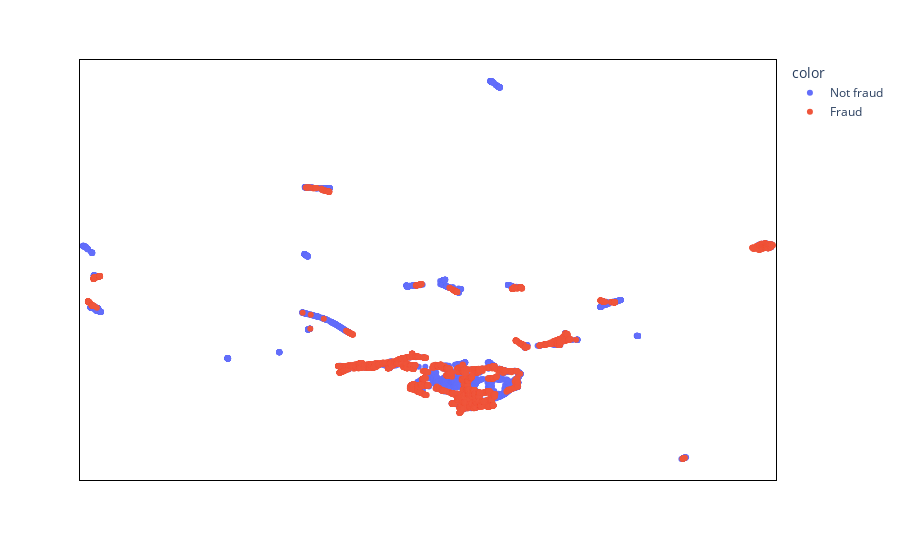

Notebook cell for this chart:
### Code cell
fig = plotFigure(pca_umap, y_pca.replace([1, 0],['Fraud', 'Not fraud']))
print('Uniform Manifold Approximation and Projection (UMAP)')
fig.show()

### Figure 1 — Plotly figure (JSON) as saved in the notebook; plotly's stock layout.template omitted (floating-point values rounded to 4 significant figures; data arrays with more than 128 entries replaced by an {"elided": "..."} marker saying what was removed)
{"data": [{"alignmentgroup": "True", "boxpoints": "all", "customdata": {"elided": "4891x2 float values"}, "fillcolor": "rgba(255,255,255,0)", "hoveron": "points", "hovertemplate": "<b>%{hovertext}</b><br><br>color=Not fraud<extra></extra>", "hovertext": {"elided": "4891 str values"}, "legendgroup": "Not fraud", "line": {"color": "rgba(255,255,255,0)"}, "marker": {"color": "#636efa"}, "name": "Not fraud", "offsetgroup": "Not fraud", "orientation": "v", "pointpos": 0, "showlegend": true, "type": "box", "x": {"elided": "4891 float values"}, "x0": " ", "xaxis": "x", "y": {"elided": "4891 float values"}, "y0": " ", "yaxis": "y"}, {"alignmentgroup": "True", "boxpoints": "all", "customdata": {"elided": "4891x2 float values"}, "fillcolor": "rgba(255,255,255,0)", "hoveron": "points", "hovertemplate": "<b>%{hovertext}</b><br><br>color=Fraud<extra></extra>", "hovertext": {"elided": "4891 str values"}, "legendgroup": "Fraud", "line": {"color": "rgba(255,255,255,0)"}, "marker": {"color": "#EF553B"}, "name": "Fraud", "offsetgroup": "Fraud", "orientation": "v", "pointpos": 0, "showlegend": true, "type": "box", "x": {"elided": "4891 float values"}, "x0": " ", "xaxis": "x", "y": {"elided": "4891 float values"}, "y0": " ", "yaxis": "y"}], "layout": {"boxmode": "group", "legend": {"title": {"text": "color"}, "tracegroupgap": 0}, "margin": {"t": 60}, "plot_bgcolor": "rgba(0, 0, 0, 0)", "xaxis": {"anchor": "y", "color": "white", "domain": [0, 1], "linecolor": "black", "linewidth": 1, "mirror": true, "showline": true, "showticklabels": false, "title": {"text": "x"}}, "yaxis": {"anchor": "x", "color": "white", "domain": [0, 1], "linecolor": "black", "linewidth": 1, "mirror": true, "showline": true, "showticklabels": false, "title": {"text": "y"}}}}
